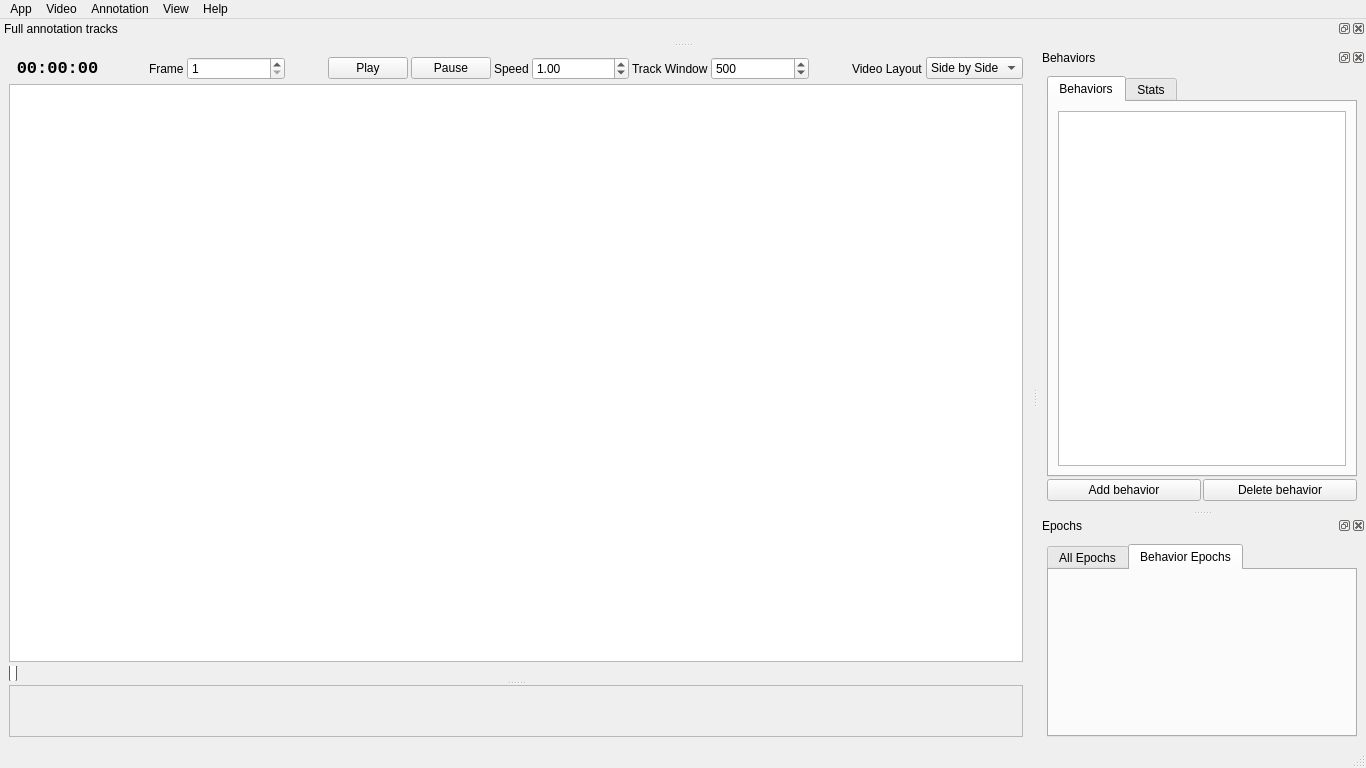
<?xml version="1.0" encoding="UTF-8"?>
<ui version="4.0">
 <class>MainWindow</class>
 <widget class="QMainWindow" name="MainWindow">
  <property name="geometry">
   <rect>
    <x>0</x>
    <y>0</y>
    <width>1366</width>
    <height>768</height>
   </rect>
  </property>
  <property name="windowTitle">
   <string>MainWindow</string>
  </property>
  <property name="styleSheet">
   <string notr="true"/>
  </property>
  <widget class="QWidget" name="centralwidget">
   <property name="sizePolicy">
    <sizepolicy hsizetype="Preferred" vsizetype="Preferred">
     <horstretch>1</horstretch>
     <verstretch>0</verstretch>
    </sizepolicy>
   </property>
   <layout class="QVBoxLayout" name="verticalLayout_8">
    <item>
     <widget class="QSplitter" name="splitter">
      <property name="orientation">
       <enum>Qt::Vertical</enum>
      </property>
      <widget class="QWidget" name="layoutWidget">
       <layout class="QVBoxLayout" name="display_layout" stretch="0,4,0">
        <property name="spacing">
         <number>4</number>
        </property>
        <item>
         <layout class="QHBoxLayout" name="video_control_hlayout" stretch="1,0,0,1,0,0,0,0,1,0,1,0,0,1">
          <property name="spacing">
           <number>3</number>
          </property>
          <item>
           <widget class="QLabel" name="time_label">
            <property name="font">
             <font>
              <family>Courier New</family>
              <pointsize>13</pointsize>
              <bold>true</bold>
              <underline>false</underline>
              <strikeout>false</strikeout>
              <kerning>true</kerning>
             </font>
            </property>
            <property name="text">
             <string>00:00:00</string>
            </property>
            <property name="textFormat">
             <enum>Qt::MarkdownText</enum>
            </property>
            <property name="alignment">
             <set>Qt::AlignCenter</set>
            </property>
           </widget>
          </item>
          <item>
           <spacer name="horizontalSpacer">
            <property name="orientation">
             <enum>Qt::Horizontal</enum>
            </property>
            <property name="sizeHint" stdset="0">
             <size>
              <width>40</width>
              <height>20</height>
             </size>
            </property>
           </spacer>
          </item>
          <item>
           <widget class="QLabel" name="current_frame_label">
            <property name="text">
             <string>Frame</string>
            </property>
           </widget>
          </item>
          <item>
           <widget class="QSpinBox" name="curframe_spinBox">
            <property name="minimum">
             <number>1</number>
            </property>
            <property name="maximum">
             <number>1000</number>
            </property>
           </widget>
          </item>
          <item>
           <spacer name="horizontalSpacer_1">
            <property name="orientation">
             <enum>Qt::Horizontal</enum>
            </property>
            <property name="sizeHint" stdset="0">
             <size>
              <width>40</width>
              <height>20</height>
             </size>
            </property>
           </spacer>
          </item>
          <item>
           <widget class="QPushButton" name="play_button">
            <property name="text">
             <string>Play</string>
            </property>
           </widget>
          </item>
          <item>
           <widget class="QPushButton" name="pause_button">
            <property name="text">
             <string>Pause</string>
            </property>
           </widget>
          </item>
          <item>
           <widget class="QLabel" name="video_speed_label">
            <property name="text">
             <string>Speed</string>
            </property>
           </widget>
          </item>
          <item>
           <widget class="PlaySpeedSpinBox" name="speed_doubleSpinBox">
            <property name="minimum">
             <double>-10.000000000000000</double>
            </property>
            <property name="maximum">
             <double>10.000000000000000</double>
            </property>
            <property name="singleStep">
             <double>0.100000000000000</double>
            </property>
            <property name="value">
             <double>1.000000000000000</double>
            </property>
           </widget>
          </item>
          <item>
           <widget class="QLabel" name="track_window_label">
            <property name="text">
             <string>Track Window</string>
            </property>
           </widget>
          </item>
          <item>
           <widget class="QSpinBox" name="track_window_spinbox">
            <property name="minimum">
             <number>1</number>
            </property>
            <property name="maximum">
             <number>1000</number>
            </property>
            <property name="value">
             <number>500</number>
            </property>
           </widget>
          </item>
          <item>
           <spacer name="horizontalSpacer_2">
            <property name="orientation">
             <enum>Qt::Horizontal</enum>
            </property>
            <property name="sizeHint" stdset="0">
             <size>
              <width>40</width>
              <height>20</height>
             </size>
            </property>
           </spacer>
          </item>
          <item>
           <widget class="QLabel" name="video_layout_label">
            <property name="text">
             <string>Video Layout</string>
            </property>
           </widget>
          </item>
          <item>
           <widget class="QComboBox" name="video_layout_comboBox">
            <property name="minimumSize">
             <size>
              <width>10</width>
              <height>0</height>
             </size>
            </property>
            <item>
             <property name="text">
              <string>Side by Side</string>
             </property>
            </item>
            <item>
             <property name="text">
              <string>Stacked</string>
             </property>
            </item>
           </widget>
          </item>
         </layout>
        </item>
        <item>
         <layout class="QHBoxLayout" name="video_layout">
          <item>
           <widget class="BehavVideoView" name="vid1_view">
            <property name="font">
             <font>
              <family>Andale Mono</family>
             </font>
            </property>
           </widget>
          </item>
         </layout>
        </item>
        <item>
         <widget class="VideoSlider" name="video_slider">
          <property name="styleSheet">
           <string notr="true">QSlider{background-color:transparent}
QSlider::groove:horizontal {
border: 0px solid #999999;
height: 20px; /* the groove expands to the size of the slider by default. by giving it a height, it has a fixed size */
margin-left: 3px;
margin-right: 3px;
}
QSlider::handle:horizontal {
background-color: #ffffff;
border: 1px solid #5c5c5c;
width: 6px;
margin-left: -3px;
margin-right:-3px;
border-radius: 3px;
subcontrol-origin: content;
}</string>
          </property>
          <property name="minimum">
           <number>1</number>
          </property>
          <property name="maximum">
           <number>1000</number>
          </property>
          <property name="value">
           <number>1</number>
          </property>
          <property name="orientation">
           <enum>Qt::Horizontal</enum>
          </property>
          <property name="tickPosition">
           <enum>QSlider::NoTicks</enum>
          </property>
         </widget>
        </item>
       </layout>
      </widget>
      <widget class="QFrame" name="track_frame">
       <property name="sizePolicy">
        <sizepolicy hsizetype="Expanding" vsizetype="Expanding">
         <horstretch>0</horstretch>
         <verstretch>0</verstretch>
        </sizepolicy>
       </property>
       <property name="minimumSize">
        <size>
         <width>0</width>
         <height>0</height>
        </size>
       </property>
       <property name="frameShape">
        <enum>QFrame::StyledPanel</enum>
       </property>
       <property name="frameShadow">
        <enum>QFrame::Raised</enum>
       </property>
       <layout class="QHBoxLayout" name="horizontalLayout_2">
        <item>
         <layout class="QVBoxLayout" name="track_layout">
          <property name="spacing">
           <number>2</number>
          </property>
         </layout>
        </item>
       </layout>
      </widget>
     </widget>
    </item>
   </layout>
  </widget>
  <widget class="QMenuBar" name="menubar">
   <property name="geometry">
    <rect>
     <x>0</x>
     <y>0</y>
     <width>1366</width>
     <height>22</height>
    </rect>
   </property>
   <widget class="QMenu" name="menuVideo">
    <property name="title">
     <string>Video</string>
    </property>
    <addaction name="actionOpen_video"/>
    <addaction name="actionAdd_seq"/>
   </widget>
   <widget class="QMenu" name="menuAnnotation">
    <property name="title">
     <string>Annotation</string>
    </property>
    <addaction name="actionOpen_annotation"/>
    <addaction name="actionNew_annotation"/>
    <addaction name="actionSave_annotation"/>
    <addaction name="actionSave_annotation_as_MAT"/>
    <addaction name="actionClose_annotation"/>
    <addaction name="separator"/>
    <addaction name="actionOpen_config"/>
    <addaction name="actionSave_config"/>
    <addaction name="separator"/>
    <addaction name="actionAuto_save_annotation"/>
   </widget>
   <widget class="QMenu" name="menuFile">
    <property name="title">
     <string>App</string>
    </property>
    <addaction name="actionReset"/>
    <addaction name="separator"/>
    <addaction name="actionQuit"/>
   </widget>
   <widget class="QMenu" name="menuHelp">
    <property name="title">
     <string>Help</string>
    </property>
    <addaction name="actionAbout"/>
    <addaction name="actionHelp"/>
   </widget>
   <widget class="QMenu" name="menuWindows">
    <property name="title">
     <string>View</string>
    </property>
    <addaction name="actionFull_annotation"/>
    <addaction name="actionBehavior_table"/>
    <addaction name="actionEpoch_table"/>
    <addaction name="separator"/>
    <addaction name="actionNeural_window"/>
    <addaction name="separator"/>
    <addaction name="actionTrack_epoch"/>
    <addaction name="separator"/>
    <addaction name="actionShuffle_colors"/>
   </widget>
   <addaction name="menuFile"/>
   <addaction name="menuVideo"/>
   <addaction name="menuAnnotation"/>
   <addaction name="menuWindows"/>
   <addaction name="menuHelp"/>
  </widget>
  <widget class="QStatusBar" name="statusbar"/>
  <widget class="DockWidget" name="behav_table_dock">
   <property name="sizePolicy">
    <sizepolicy hsizetype="Preferred" vsizetype="Preferred">
     <horstretch>0</horstretch>
     <verstretch>0</verstretch>
    </sizepolicy>
   </property>
   <property name="minimumSize">
    <size>
     <width>328</width>
     <height>226</height>
    </size>
   </property>
   <property name="floating">
    <bool>false</bool>
   </property>
   <property name="features">
    <set>QDockWidget::DockWidgetClosable|QDockWidget::DockWidgetFloatable|QDockWidget::DockWidgetMovable</set>
   </property>
   <property name="allowedAreas">
    <set>Qt::LeftDockWidgetArea|Qt::RightDockWidgetArea</set>
   </property>
   <property name="windowTitle">
    <string>Behaviors</string>
   </property>
   <attribute name="dockWidgetArea">
    <number>2</number>
   </attribute>
   <widget class="QWidget" name="dockWidgetContents">
    <property name="sizePolicy">
     <sizepolicy hsizetype="MinimumExpanding" vsizetype="Preferred">
      <horstretch>0</horstretch>
      <verstretch>0</verstretch>
     </sizepolicy>
    </property>
    <layout class="QVBoxLayout" name="verticalLayout_2">
     <property name="spacing">
      <number>2</number>
     </property>
     <item>
      <layout class="QVBoxLayout" name="control_layout" stretch="0">
       <property name="sizeConstraint">
        <enum>QLayout::SetFixedSize</enum>
       </property>
       <item>
        <widget class="QTabWidget" name="annotation_tabs">
         <property name="acceptDrops">
          <bool>false</bool>
         </property>
         <property name="tabShape">
          <enum>QTabWidget::Rounded</enum>
         </property>
         <property name="currentIndex">
          <number>0</number>
         </property>
         <property name="movable">
          <bool>true</bool>
         </property>
         <widget class="QWidget" name="behav_tab">
          <attribute name="title">
           <string>Behaviors</string>
          </attribute>
          <layout class="QVBoxLayout" name="verticalLayout_6">
           <item>
            <widget class="GenericTableView" name="behavior_table">
             <property name="sizePolicy">
              <sizepolicy hsizetype="Expanding" vsizetype="Expanding">
               <horstretch>0</horstretch>
               <verstretch>0</verstretch>
              </sizepolicy>
             </property>
             <property name="horizontalScrollBarPolicy">
              <enum>Qt::ScrollBarAlwaysOff</enum>
             </property>
             <attribute name="horizontalHeaderMinimumSectionSize">
              <number>20</number>
             </attribute>
             <attribute name="verticalHeaderVisible">
              <bool>false</bool>
             </attribute>
            </widget>
           </item>
          </layout>
         </widget>
         <widget class="QWidget" name="stats_tab">
          <attribute name="title">
           <string>Stats</string>
          </attribute>
          <layout class="QVBoxLayout" name="verticalLayout_3">
           <item>
            <widget class="GenericTableView" name="stats_table"/>
           </item>
          </layout>
         </widget>
        </widget>
       </item>
      </layout>
     </item>
     <item>
      <layout class="QHBoxLayout" name="horizontalLayout">
       <item>
        <widget class="QPushButton" name="add_behavior_button">
         <property name="text">
          <string>Add behavior</string>
         </property>
        </widget>
       </item>
       <item>
        <widget class="QPushButton" name="delete_behavior_button">
         <property name="text">
          <string>Delete behavior</string>
         </property>
        </widget>
       </item>
      </layout>
     </item>
    </layout>
   </widget>
  </widget>
  <widget class="DockWidget" name="epoch_dock">
   <property name="minimumSize">
    <size>
     <width>299</width>
     <height>150</height>
    </size>
   </property>
   <property name="allowedAreas">
    <set>Qt::LeftDockWidgetArea|Qt::RightDockWidgetArea</set>
   </property>
   <property name="windowTitle">
    <string>Epochs</string>
   </property>
   <attribute name="dockWidgetArea">
    <number>2</number>
   </attribute>
   <widget class="QWidget" name="dockWidgetContents_2">
    <layout class="QVBoxLayout" name="verticalLayout_4" stretch="0">
     <item>
      <widget class="QTabWidget" name="tabWidget">
       <property name="currentIndex">
        <number>1</number>
       </property>
       <property name="elideMode">
        <enum>Qt::ElideLeft</enum>
       </property>
       <widget class="QWidget" name="all_epoch">
        <attribute name="title">
         <string>All Epochs</string>
        </attribute>
        <layout class="QVBoxLayout" name="verticalLayout" stretch="1,0">
         <item>
          <layout class="QHBoxLayout" name="stream_table_layout">
           <property name="spacing">
            <number>0</number>
           </property>
           <property name="sizeConstraint">
            <enum>QLayout::SetDefaultConstraint</enum>
           </property>
          </layout>
         </item>
         <item>
          <layout class="QHBoxLayout" name="horizontalLayout_9">
           <property name="sizeConstraint">
            <enum>QLayout::SetDefaultConstraint</enum>
           </property>
           <item>
            <widget class="QPushButton" name="add_stream_button">
             <property name="text">
              <string>Add stream</string>
             </property>
            </widget>
           </item>
           <item>
            <widget class="QPushButton" name="delete_stream_button">
             <property name="text">
              <string>Delete stream</string>
             </property>
            </widget>
           </item>
          </layout>
         </item>
        </layout>
       </widget>
       <widget class="QWidget" name="behavior_epoch">
        <attribute name="title">
         <string>Behavior Epochs</string>
        </attribute>
        <layout class="QHBoxLayout" name="horizontalLayout_4">
         <item>
          <layout class="QHBoxLayout" name="behav_epoch_table_layout">
           <property name="spacing">
            <number>0</number>
           </property>
          </layout>
         </item>
        </layout>
       </widget>
      </widget>
     </item>
    </layout>
   </widget>
  </widget>
  <widget class="DockWidget" name="tracks_dock">
   <property name="allowedAreas">
    <set>Qt::BottomDockWidgetArea|Qt::TopDockWidgetArea</set>
   </property>
   <property name="windowTitle">
    <string>Full annotation tracks</string>
   </property>
   <attribute name="dockWidgetArea">
    <number>4</number>
   </attribute>
   <widget class="QWidget" name="dockWidgetContents_4">
    <layout class="QVBoxLayout" name="verticalLayout_5">
     <property name="spacing">
      <number>3</number>
     </property>
     <property name="topMargin">
      <number>2</number>
     </property>
     <property name="bottomMargin">
      <number>2</number>
     </property>
     <item>
      <layout class="QVBoxLayout" name="full_tracks_layout"/>
     </item>
     <item>
      <layout class="QHBoxLayout" name="cur_behav_layout">
       <property name="leftMargin">
        <number>10</number>
       </property>
       <property name="rightMargin">
        <number>10</number>
       </property>
      </layout>
     </item>
    </layout>
   </widget>
  </widget>
  <action name="actionOpen_video">
   <property name="text">
    <string>Add video</string>
   </property>
  </action>
  <action name="actionOpen_config">
   <property name="enabled">
    <bool>false</bool>
   </property>
   <property name="text">
    <string>Open config</string>
   </property>
  </action>
  <action name="actionSave_config">
   <property name="enabled">
    <bool>false</bool>
   </property>
   <property name="text">
    <string>Save config</string>
   </property>
  </action>
  <action name="actionOpen_annotation">
   <property name="text">
    <string>Open annotation</string>
   </property>
  </action>
  <action name="actionSave_annotation">
   <property name="enabled">
    <bool>false</bool>
   </property>
   <property name="text">
    <string>Save annotation</string>
   </property>
  </action>
  <action name="actionAbout">
   <property name="text">
    <string>About</string>
   </property>
  </action>
  <action name="actionNew_config">
   <property name="text">
    <string>New config</string>
   </property>
  </action>
  <action name="actionFull_annotation">
   <property name="checkable">
    <bool>true</bool>
   </property>
   <property name="checked">
    <bool>true</bool>
   </property>
   <property name="text">
    <string>Full annotation</string>
   </property>
  </action>
  <action name="actionBehavior_table">
   <property name="checkable">
    <bool>true</bool>
   </property>
   <property name="checked">
    <bool>true</bool>
   </property>
   <property name="text">
    <string>Behavior table</string>
   </property>
  </action>
  <action name="actionEpoch_table">
   <property name="checkable">
    <bool>true</bool>
   </property>
   <property name="checked">
    <bool>true</bool>
   </property>
   <property name="text">
    <string>Epoch table</string>
   </property>
  </action>
  <action name="actionRemove_video">
   <property name="text">
    <string>Remove video/seq</string>
   </property>
  </action>
  <action name="actionQuit">
   <property name="text">
    <string>Quit</string>
   </property>
  </action>
  <action name="actionReset">
   <property name="text">
    <string>Reset</string>
   </property>
  </action>
  <action name="actionTips">
   <property name="text">
    <string>Tips</string>
   </property>
  </action>
  <action name="actionAdd_seq">
   <property name="text">
    <string>Add seq</string>
   </property>
  </action>
  <action name="actionTrack_epoch">
   <property name="checkable">
    <bool>true</bool>
   </property>
   <property name="checked">
    <bool>true</bool>
   </property>
   <property name="text">
    <string>Track epoch</string>
   </property>
  </action>
  <action name="actionHelp">
   <property name="text">
    <string>Hot keys</string>
   </property>
  </action>
  <action name="actionMerge_behaviors">
   <property name="text">
    <string>Merge behaviors</string>
   </property>
  </action>
  <action name="actionAuto_save_annotation">
   <property name="checkable">
    <bool>true</bool>
   </property>
   <property name="checked">
    <bool>true</bool>
   </property>
   <property name="text">
    <string>Auto save annotation</string>
   </property>
  </action>
  <action name="actionMerge_behavior">
   <property name="text">
    <string>Merge behavior</string>
   </property>
  </action>
  <action name="actionClose_annotation">
   <property name="text">
    <string>Close annotation</string>
   </property>
  </action>
  <action name="actionNew_annotation">
   <property name="enabled">
    <bool>false</bool>
   </property>
   <property name="text">
    <string>New annotation</string>
   </property>
  </action>
  <action name="actionShuffle_colors">
   <property name="text">
    <string>Shuffle colors</string>
   </property>
  </action>
  <action name="actionSave_annotation_as_MAT">
   <property name="enabled">
    <bool>false</bool>
   </property>
   <property name="text">
    <string>Save annotation as MAT</string>
   </property>
  </action>
  <action name="actionNeural_window">
   <property name="checkable">
    <bool>true</bool>
   </property>
   <property name="text">
    <string>Neural window</string>
   </property>
  </action>
 </widget>
 <customwidgets>
  <customwidget>
   <class>PlaySpeedSpinBox</class>
   <extends>QDoubleSpinBox</extends>
   <header>bannotator.widgets</header>
  </customwidget>
  <customwidget>
   <class>GenericTableView</class>
   <extends>QTableView</extends>
   <header>bannotator.dataview</header>
  </customwidget>
  <customwidget>
   <class>VideoSlider</class>
   <extends>QSlider</extends>
   <header>bannotator.widgets</header>
  </customwidget>
  <customwidget>
   <class>BehavVideoView</class>
   <extends>QGraphicsView</extends>
   <header>bannotator.widgets</header>
  </customwidget>
  <customwidget>
   <class>DockWidget</class>
   <extends>QDockWidget</extends>
   <header>bannotator.widgets</header>
   <container>1</container>
  </customwidget>
 </customwidgets>
 <resources>
  <include location="../resources/resource.qrc"/>
 </resources>
 <connections/>
</ui>
